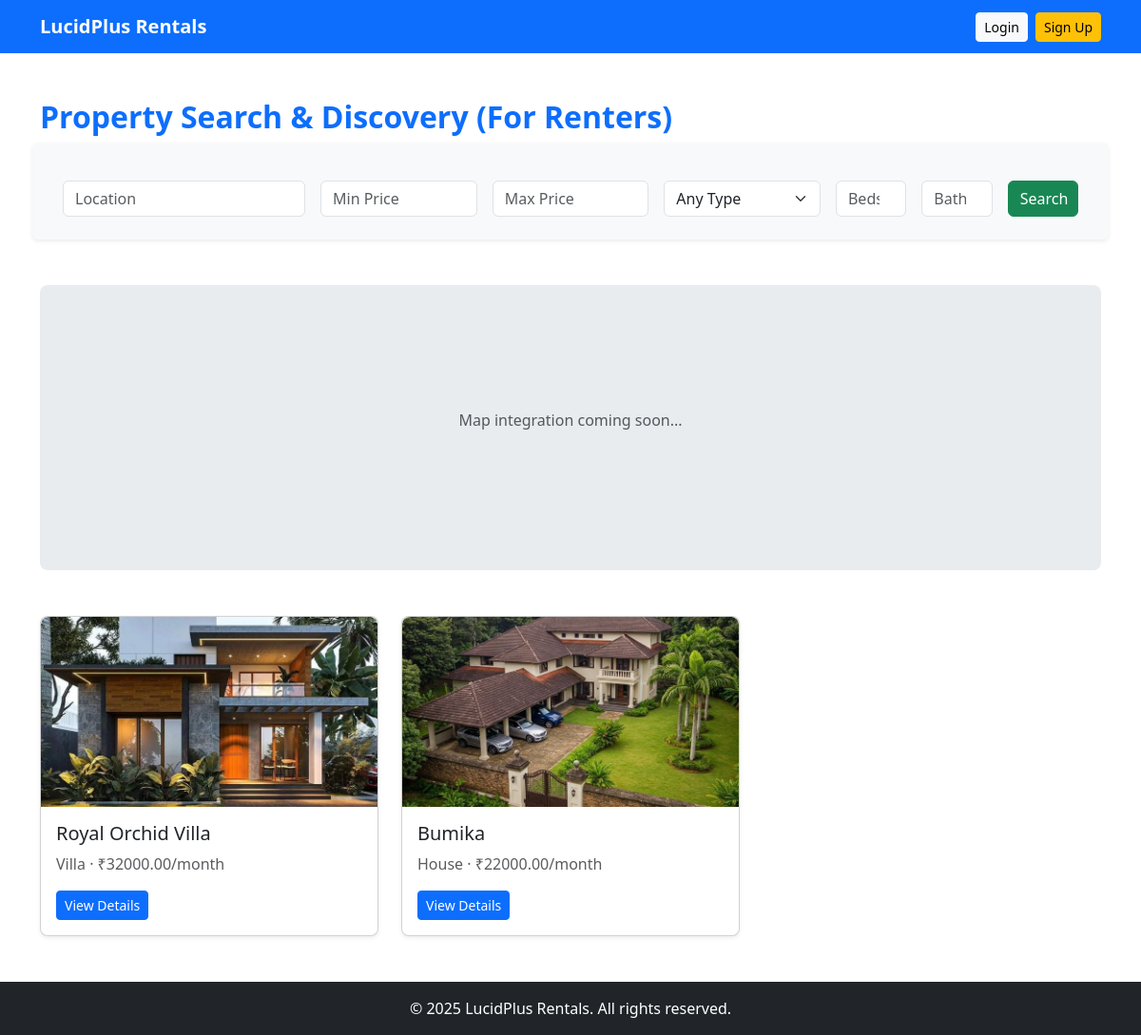
The app's page /lucidplus_public/Renterpage with its own data.
### lucidplus_public/models.py (models this page shows)
class Propertydb(models.Model):
    TITLE = models.CharField(max_length=255, null=True, blank=True)
    ADDRESS = models.TextField(null=True, blank=True)
    GEOLOCATION = models.CharField(max_length=100, null=True, blank=True)
    RENT_PER_MONTH = models.DecimalField(max_digits=10, decimal_places=2, null=True, blank=True)
    PROPERTY_TYPE = models.CharField(max_length=50, null=True, blank=True)
    AMENITIES = models.TextField(null=True, blank=True)
    AVAILABILITY_START = models.DateField(null=True, blank=True)
    AVAILABILITY_END = models.DateField(null=True, blank=True)
    DESCRIPTION = models.TextField(null=True, blank=True)
    PROPERTY_IMAGE = models.FileField(upload_to='property_images', null=True, blank=True)

### lucidplus_public/views.py (the view)
# urls.py: path('Renterpage',views.Renterpage,name='Renterpage'),
def Renterpage(req):
    property = Propertydb.objects.all()
    return render(req, 'Renters.html', {'data': property})  # Changed to 'data'

### lucidplus_public/templates/Renters.html (shortened to what this page needs)
{% load static %}
<!DOCTYPE html>
<html lang="en">
<head>
    <link href="https://cdn.jsdelivr.net/npm/bootstrap@5.3.0/dist/css/bootstrap.min.css" rel="stylesheet">
</head>
<body>
<nav class="navbar navbar-expand-lg navbar-dark bg-primary">
    <div class="container">
        <a class="navbar-brand fw-bold" href="#">LucidPlus Rentals</a>
        <div class="collapse navbar-collapse" id="navbarNav">
            <ul class="navbar-nav ms-auto align-items-center">
                <li class="nav-item me-2"><a class="btn btn-light btn-sm" href="{% url 'Public_login' %}">Login</a></li>
                <li class="nav-item"><a class="btn btn-warning btn-sm" href="{% url 'signup_page' %}">Sign Up</a></li>
            </ul>
        </div>
    </div>
</nav>
<div class="container py-5">
    <h2 class="page-title mb-4">Property Search & Discovery (For Renters)</h2>
    <form class="row g-3 mb-5 shadow-sm p-4 bg-light rounded">
        <div class="col-md-3">
            <input type="text" class="form-control" placeholder="Location">
        </div>
        <div class="col-md-2">
            <input type="number" class="form-control" placeholder="Min Price">
        </div>
        <div class="col-md-2">
            <input type="number" class="form-control" placeholder="Max Price">
        </div>
        <div class="col-md-2">
            <select class="form-select">
                <option>Any Type</option>
            </select>
        </div>
        <div class="col-md-1">
            <input type="number" class="form-control" placeholder="Beds">
        </div>
        <div class="col-md-1">
            <input type="number" class="form-control" placeholder="Baths">
        </div>
        <div class="col-md-1">
            <button class="btn btn-success w-100">Search</button>
        </div>
    </form>
    <div id="map" class="mb-5 text-center d-flex align-items-center justify-content-center">
        <p class="text-muted">Map integration coming soon...</p>
    </div>
    <div class="row g-4">
        {% for property in data %}
        <div class="col-md-4">
            <div class="card property-card shadow-sm">
                {% if property.PROPERTY_IMAGE %}
                    <img src="{{ property.PROPERTY_IMAGE.url }}" alt="{{ property.TITLE }}">
                {% else %}
                    <img src="{% static 'images/default-property.jpg' %}" alt="Property">
                {% endif %}
                <div class="card-body">
                    <h5 class="card-title">{{ property.TITLE }}</h5>
                    <p class="card-text text-muted">
                        {{ property.PROPERTY_TYPE }} · ₹{{ property.RENT_PER_MONTH }}/month
                    </p>
                    <button class="btn btn-primary btn-sm" data-bs-toggle="modal" data-bs-target="#propertyModal{{ property.id }}">
                        View Details
                    </button>
                </div>
            </div>
        </div>
        {% endfor %}
    </div>
</div>
<footer class="bg-dark text-white text-center py-3">
    <p class="mb-0">&copy; 2025 LucidPlus Rentals. All rights reserved.</p>
</footer>
</body>
</html>

### lucidplus_public/templates/Renters.html (style rules this page uses)
.page-title { font-weight: bold; color: #0d6efd; }
.property-card img { height: 200px; object-fit: cover; border-radius: 8px 8px 0 0; }
.property-card { border-radius: 8px; overflow: hidden; transition: transform 0.3s ease, box-shadow 0.3s ease; }
#map { height: 300px; background-color: #e9ecef; border-radius: 8px; }

### records on screen
Propertydb: PROPERTY_IMAGE (picture), TITLE "Royal Orchid Villa", PROPERTY_TYPE "Villa", RENT_PER_MONTH "32000.00"
Propertydb: PROPERTY_IMAGE (picture), TITLE "Bumika", PROPERTY_TYPE "House", RENT_PER_MONTH "22000.00"
